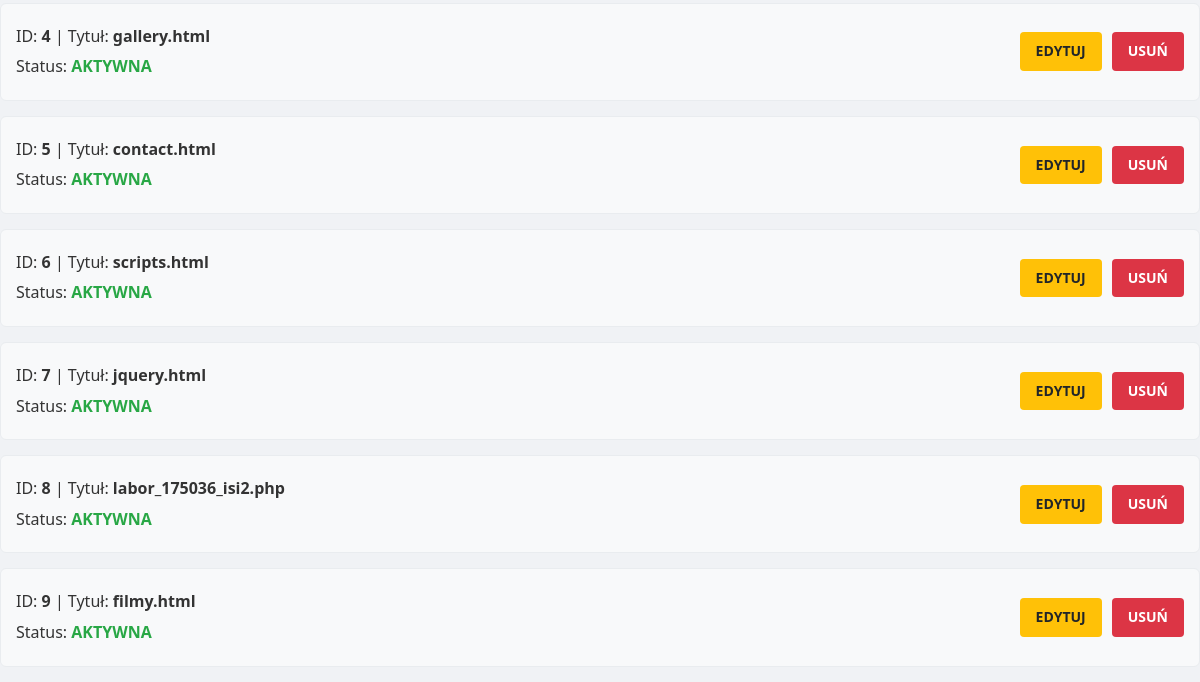
Before: /admin/admin.php (signed in, lower part) with the older database file.
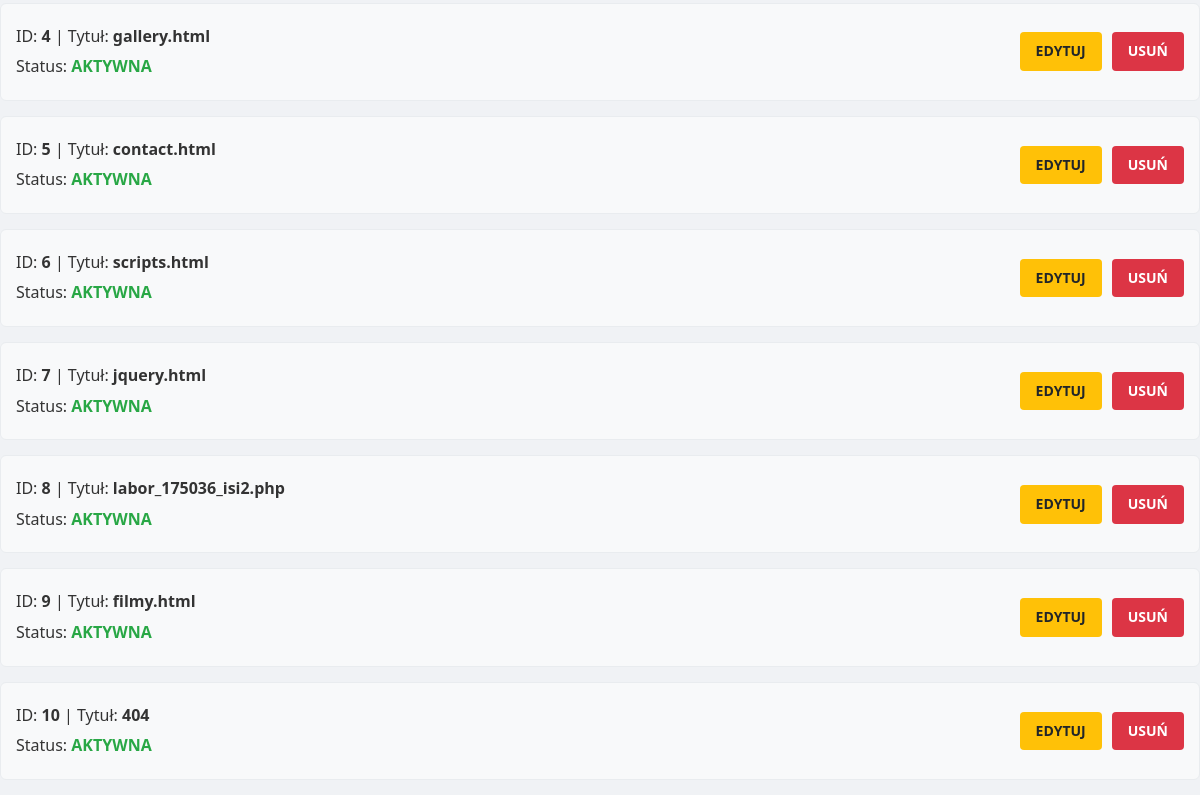
After: the same page with the newer database file.
### tables this page shows
CREATE TABLE `page_list` (
  `id` int(11) NOT NULL,
  `page_title` varchar(255) DEFAULT NULL,
  `page_content` text DEFAULT NULL,
  `status` int(11) DEFAULT 1
);

### admin/admin.php (the view, shortened to what this page needs)
<?php
require '../cfg.php';
echo '<!DOCTYPE html>
<html lang="pl">
<head>
    <meta charset="UTF-8">
    <meta name="viewport" content="width=device-width, initial-scale=1.0">
    <title>Panel administracyjny</title>
    <link rel="stylesheet" href="../css/admin.css">
</head>
<body>';
if (isset($_SESSION['zalogowany']) && $_SESSION['zalogowany'] == true) {
    RenderPanel();
    exit();
}
function ListaPodstron()
{
    global $link;
    $query = "SELECT * FROM page_list ORDER BY id ASC";
    $result = mysqli_query($link, $query) or die(mysqli_error($link));
    echo "<div class='subpage_list'>";
    while ($row = mysqli_fetch_array($result)) {
        $status = $row['status'] ? '<span class="status-active">AKTYWNA</span>' : '<span class="status-inactive">NIEAKTYWNA</span>';
        $title = htmlspecialchars($row['page_title']);
        echo "<div class='subpage_item'>
            <div class='subpage_info'>
                <p>ID: <b>{$row['id']}</b> | Tytuł: <b>{$title}</b></p>
                <p>Status: <b>{$status}</b></p>
            </div>
            <div class='subpage_actions'>
                <a href='?edit_id={$row['id']}' class='btn_edit'>EDYTUJ</a>
                <a href='?delete_id={$row['id']}' class='btn_del' onclick='return confirm(\"Czy na pewno chcesz usunąć tę podstronę?\")'>USUŃ</a>
            </div>
        </div>";
    }
    echo "</div>";
}
function RenderPanel()
{
    ListaPodstron();
}
?>

### css/admin.css (style rules this page uses)
body { margin: 0; line-height: 1.6; background-color: #f0f2f5; font-family: 'Segoe UI', Arial, sans-serif; color: #333; }
.subpage_item { background-color: #f8f9fa; border: 1px solid #e9ecef; border-radius: 6px; padding: 15px; margin-bottom: 15px; display: flex; justify-content: space-between; align-items: center; transition: transform 0.2s, box-shadow 0.2s; }
.subpage_info p { margin: 5px 0; font-size: 16px; }
.status-active { color: #28a745; font-weight: bold; }
.subpage_actions { display: flex; gap: 10px; }
.btn_edit, .btn_del, .btn_add, .btn_save, .btn_cancel, .btn_logout { display: inline-block; padding: 8px 16px; text-decoration: none; border-radius: 4px; font-weight: bold; font-size: 14px; cursor: pointer; border: none; transition: background-color 0.2s; text-align: center; }
.btn_edit { background-color: #ffc107; color: #212529; }
.btn_del { background-color: #dc3545; color: white; }

Changed rows visible on the page:
added page_list: id "10", page_title "404", status "AKTYWNA"
